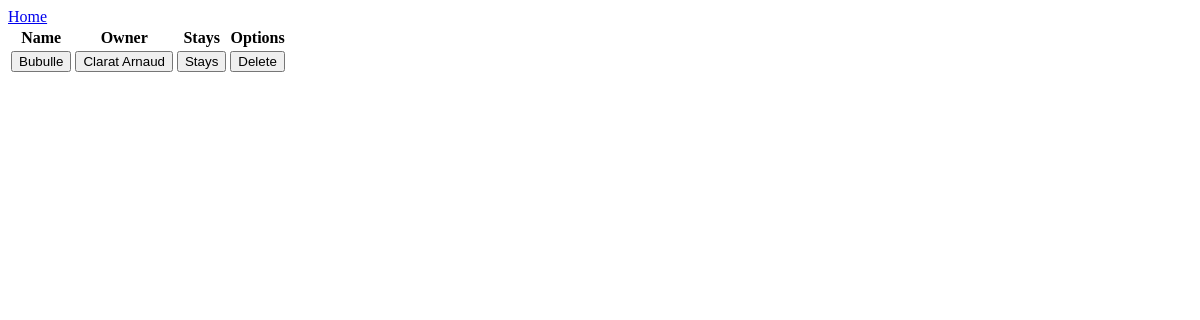
Before: / with the older database file.
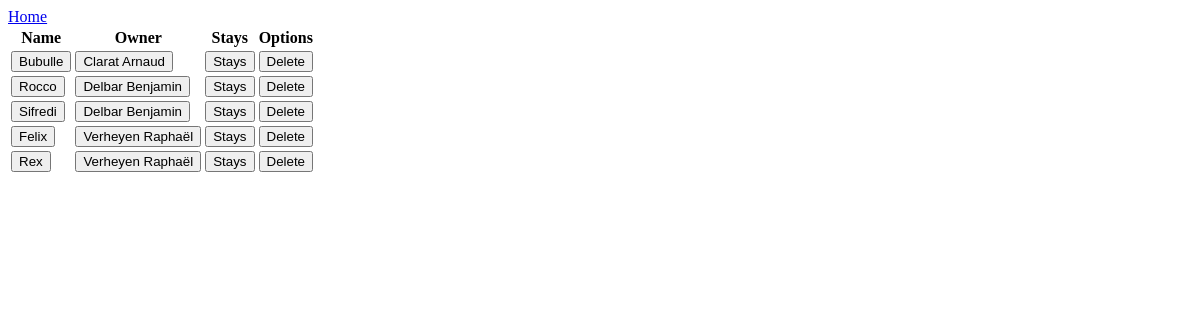
After: the same page with the newer database file.
### tables this page shows
CREATE TABLE `animals` (
  `puce` int(11) NOT NULL,
  `name` varchar(64) NOT NULL,
  `sex` varchar(1) NOT NULL,
  `steril` tinyint(1) NOT NULL,
  `DOB` date NOT NULL,
  `owner_id` int(11) NOT NULL,
  `specie_id` int(11) NOT NULL,
  `race_id` int(11) NOT NULL,
  PRIMARY KEY (`puce`),
  FOREIGN KEY (`race_id`) REFERENCES races(`id`),
  FOREIGN KEY (`specie_id`) REFERENCES species(`id`),
  FOREIGN KEY (`owner_id`) REFERENCES owners(`id`)
);

CREATE TABLE `owners` (
  `id` int(11) NOT NULL AUTO_INCREMENT,
  `name` varchar(20) NOT NULL,
  `forename` varchar(20) NOT NULL,
  `DOB` date NOT NULL,
  `mail` varchar(64) NOT NULL,
  `tel` varchar(20) NOT NULL,
  PRIMARY KEY (`id`)
);

### controllers/AbstractController.php (called while the page is built, shortened)
<?php
abstract class AbstractController implements ControllerInterface {
	protected $entity_class;
	protected $folder;
	public function __construct($entity_class, $folder) {
		$this->entity_class = $entity_class;
		$this->folder = $folder;
	}
	public function list () {
        $entities = $this->entity_class::all();
        return include "../views/{$this->folder}/list.php";
	}
}

### Router.php (called while the page is built, shortened)
<?php
class Router {
    private $data;
    private $action = false;
    private $id = false;
    public function __construct ($url) {
        $this->post = $_POST;
        $this->get = $_GET;
        $this->data = count($this->post) ? $this->post : $this->get;
        $this->run();
    }
    private function detect_action () {
        return $this->action = "list";
    }
    private function run () {
        $this->controller = new $this->controller();
        return $this->controller->{$this->action}($this->id, $this->data);
    }
}

### public/index.php (called while the page is built, shortened)
<?php
$router = new Router($_SERVER["REQUEST_URI"]);

### models/dao/AbstractDAO.php (called while the page is built, shortened)
<?php
abstract class AbstractDAO implements DAOInterface {
    protected $db;
    protected $table;
    public function __construct ($table) {
        $this->table = $table;
    }
    public function connect () {
        $host = DB_HOST;
        $user = DB_USER;
        $pass = DB_PASS;
        $this->db = new PDO("mysql:host={$host};dbname=kennel", "$user", "$pass");
        $this->db->setAttribute(PDO::ATTR_ERRMODE, PDO::ERRMODE_EXCEPTION);
    }
    public function createAll ($datas) {
        $entities = array();
        if($datas) {
            foreach ($datas as $data) {
                array_push($entities, $this->create($data));
            }
        return $entities;
        }
    }
    public function fetchAll () {
        try {
            $statement = $this->db->prepare("SELECT * FROM {$this->table}");
            $statement->execute();
            $results = $statement->fetchAll(PDO::FETCH_ASSOC);
            return $this->createAll($results);
        } catch (PDOException $e) {
            print $e->getMessage();
            return false;
        }
    }
    public function first($attr, $value) {
        try {
            $statement = $this->db->prepare("SELECT * FROM {$this->table} WHERE {$attr} = ? LIMIT 1");
            $statement->execute([$value]);
            $result = $statement->fetch(PDO::FETCH_ASSOC);
            if($result) {
                return $this->create($result);
            }
            return false;
        } catch (PDOException $e) {
            var_dump($e);
            return false;
        }
    }
}

### models/entities/AbstractEntity.php (called while the page is built, shortened)
<?php
abstract class AbstractEntity implements EntityInterface{
	public function belongsTo ($class, $prop) {
        if (!$this->$prop instanceof $class) {
            $this->$prop = $class::first('id', $this->$prop);
        }
        return $this->$prop;
    }
    public function __get ($prop) {
        if (property_exists($this, $prop)) {
            return $this->$prop;
        }
        return false;
    }
    public static function all () {
        return (new static::$dao)->fetchAll();
    }
    public static function first ($attr, $value) {
        return (new static::$dao)->first($attr, $value);
    }
}

### models/dao/AnimalDAO.php (called while the page is built, shortened)
<?php
class AnimalDAO extends AbstractDAO {
    function create ($data) {
        return empty($data["puce"]) ? false : new Animal(
            $data['puce'],
            $data['name'],
            $data['sex'],
            $data['steril'],
            $data['DOB'],
            $data['owner_id'],
            $data['race_id'],
            $data['specie_id']
        );
    }
}

### models/entities/Animal.php (called while the page is built, shortened)
<?php
class Animal extends AbstractEntity {
    public function __construct ($puce, $name, $sex, $steril, $dob, $owner, $specie, $race) {
        $this->puce = $puce;
        $this->name = $name;
    }
    public function __get($prop) {
        if ($prop == "owner") {
            return $this->owner();
        } elseif (property_exists($this, $prop)) {
            return $this->$prop;
        }
    }
    public function owner() {
        return $this->belongsTo(Owner::class, "owner");
    }
}

### models/dao/OwnerDAO.php (called while the page is built, shortened)
<?php
class OwnerDAO extends AbstractDAO {
    public function create ($result) {
        return new Owner(
            $result['name'],
            $result['forename'],
            $result['DOB'],
            $result['mail'],
            $result['tel'],
            $result['id']
        );
    }
}

### models/entities/Owner.php (called while the page is built, shortened)
<?php
class Owner extends AbstractEntity {
    public function __construct ($name, $forename, $dob, $mail, $phone, $id = false) {
        $this->id = $id;
        $this->name = $name;
        $this->forename = $forename;
    }
}

### views/animals/list.php (the view)
<?php include('../views/layout/header.php'); ?>
		<table>
		    <thead>
		        <tr>
		            <th>Name</th>
		            <th>Owner</th>
		            <th>Stays</th>
		            <th>Options</th>
		        </tr>
		    </thead>
		    <tbody>
		        <?php foreach($entities as $animal): ?>
		            <tr>
		                <td><button class="xhr show" _id="<?= $animal->puce; ?>"><?= $animal->name; ?></button></td>
		                <td><button class="xhr show" _id="<?= $animal->owner->id; ?>">
		                	<?= $animal->owner->name.' '.$animal->owner->forename; ?>
		                </button></td>
		                <td><button class="xhr show" _id="<?= $animal->puce; ?>">Stays</button>
		                <td><button class="xhr delete" _id="<?= $animal->puce; ?>">Delete</button></td>
		            </tr>
		        <?php endforeach; ?>
		    </tbody>
		</table>
<?php include('../views/layout/footer.php'); ?>

### views/layout/header.php (shortened to what this page needs)
<!DOCTYPE html>
<html lang="en">
<head>
</head>
<body>
    <nav>
        <a href="/">Home</a>
    </nav>
    <div class="content">

### views/layout/footer.php (shortened to what this page needs)
        </div>
    </body>
</html>

Changed rows visible on the page:
added animals: name "Rocco", owner.name "Delbar", owner.forename "Benjamin"
added animals: name "Sifredi", owner.name "Delbar", owner.forename "Benjamin"
added animals: name "Felix", owner.name "Verheyen", owner.forename "Raphaël"
added animals: name "Rex", owner.name "Verheyen", owner.forename "Raphaël"
